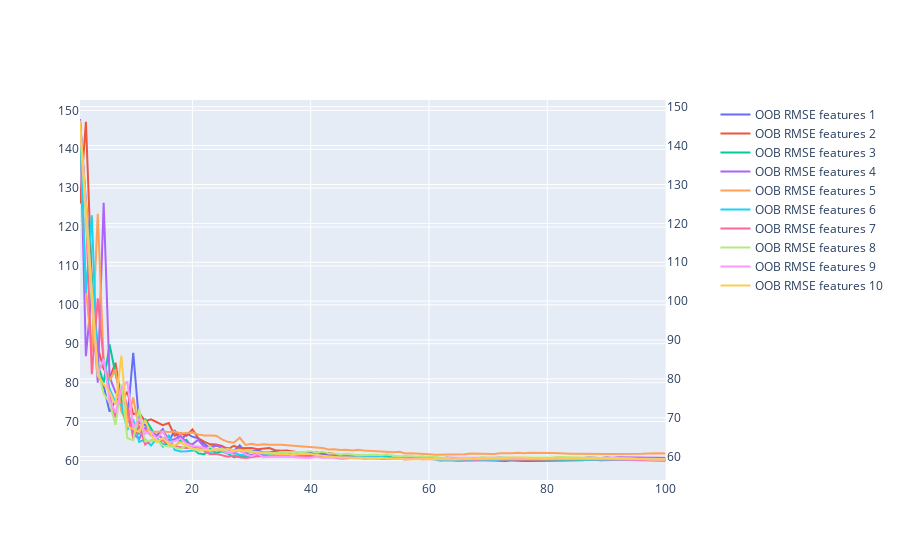

Here is the notebook cell this chart was saved with:
### Markdown cell above
**Question 5:** Plot the OOB RMSE error (on train) where max_features $\in \{1, \ldots, 10\}$ with respect to the number of trees in RF. Produce a single plot with multiple curves, each corresponding to a different max_features value.

### Code cell
fig = make_subplots(specs=[[{"secondary_y": True}]])
with mp.Pool(mp.cpu_count()) as pool:
    for i, features_count in enumerate(tqdm(np.arange(1, 11))):
        _, oob_error = train_by_increasing_forests_sizes(trees_in_forests, pool, features_count)
        if i == 0:
            trace = go.Scatter(
                x=trees_in_forests,
                y=oob_error,
                mode='lines',
                name=f"OOB RMSE features {features_count}"
            )
            fig.add_trace(trace)
        else:
            trace = go.Scatter(
                x=trees_in_forests,
                y=oob_error,
                mode='lines',
                name=f"OOB RMSE features {features_count}",
                yaxis='y2'
            )
            fig.add_trace(trace, secondary_y=True)
fig.show()
